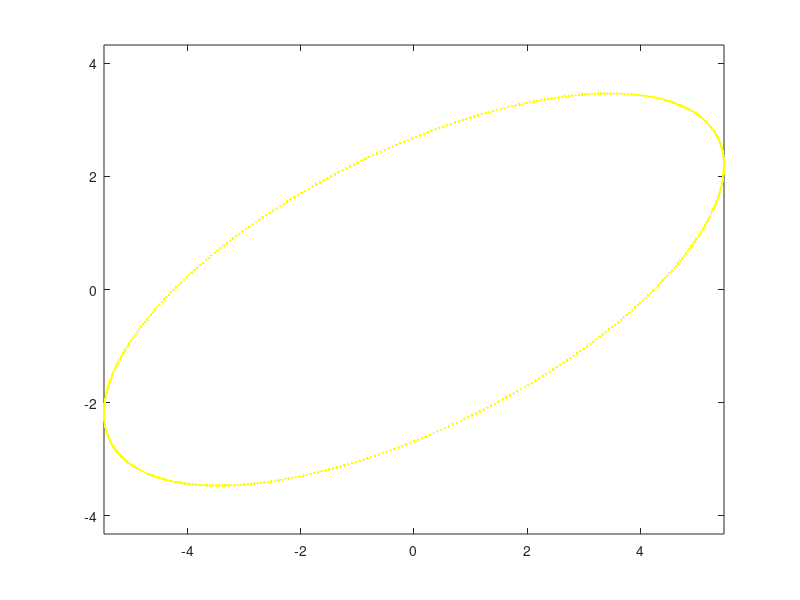

The MATLAB script that drew this image:
% A*x^2 + B*x*y + C*y^2 + D*x + E*y + F = 0
A = 2;
B = -4;
C = 5;
D = 0;
E = 0;
F = -36;

e = 4*A*C-B^2; if e<=0, error('This conic is not an ellipse.'), end
x0 = (B*E-2*C*D)/e; y0 = (B*D-2*A*E)/e;   % Ellipse center
F0 = -2*(A*x0^2+B*x0*y0+C*y0^2+D*x0+E*y0+F);
g = sqrt((A-C)^2+B^2); a = F0/(A+C+g); b = F0/(A+C-g);
if (a<=0)|(b<=0), error('This is a degenerate ellipse.'), end
a = sqrt(a);  b = sqrt(b); % Major & minor axes
t = 1/2*atan2(B,A-C); ct = cos(t); st = sin(t);   % Rotation angle
p = linspace(0,2*pi,500); cp = cos(p); sp = sin(p);   % Variable parameter
x = x0+a*ct*cp-b*st*sp; y = y0+a*st*cp+b*ct*sp;   % Generate points on ellipse
plot(x,y,'y.'), axis equal   % Plot them